Frame 1 (no input): blank canvas, image omitted
Frame 60 (the mouse pressed at the canvas centre just before this capture): blank canvas, image omitted
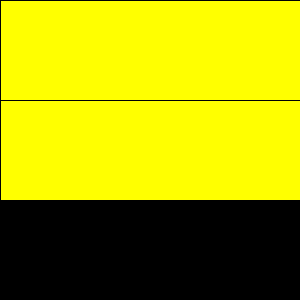
Frame 120 (the mouse held since frame 60 and released just before this capture)

The Processing sketch whose frames 1 and 60 were blank and that drew this single picture after the mouse press (run headless with seeded random() and noise(); from frame 60 on, the mouse is pressed at the canvas centre):

// Processing sketch: ex05_extend_05_c
// ── ex05_extend_05_c.pde
// 한 가지 이상의 경우를 선택할 때는 반드시 if문만으로 구성

void setup() {
  size(300, 300);
}

void draw() {
  background(0);
  fill(255, 255, 0);
  if (mouseY > 0) {
    rect(0, 0, width, height/3);
  }
  if (mouseY > height*1/3) {
    rect(0, height/3, width, height/3);
  }
  if (mouseY > height*2/3) {
    rect(0, height*2/3, width, height/3);
  }
}
